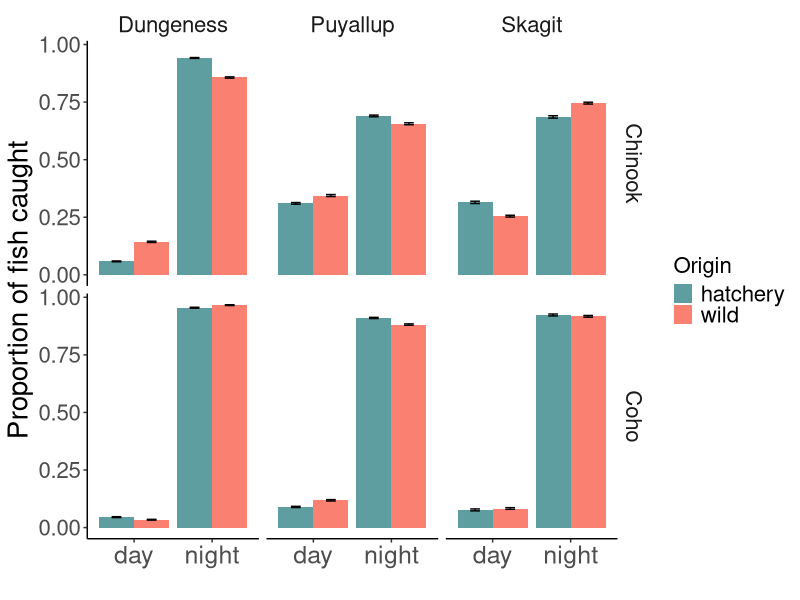
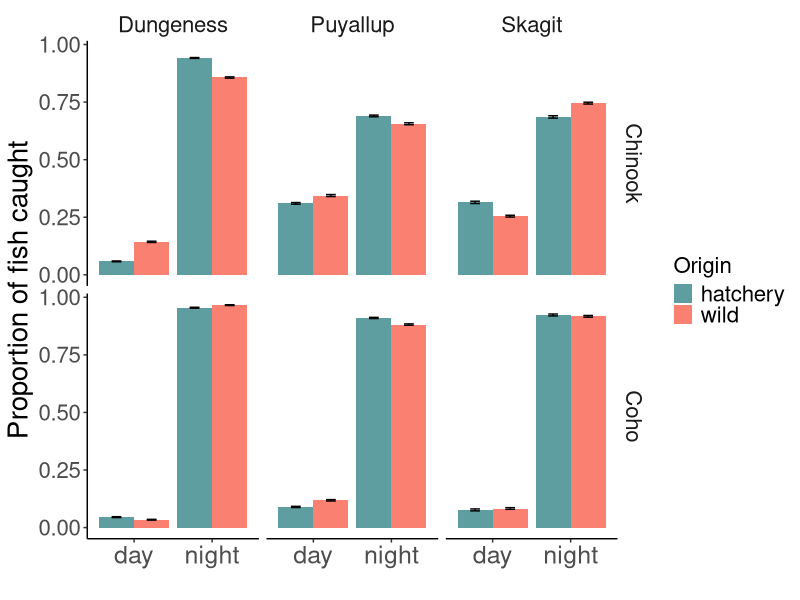

The R script that drew these images, in order: (Note: this script raises an error after producing the figures.)
#Goal - make new day_night figure with Puyallup coho data

library(ggplot2)
library(tidyverse)
library(here)

#load data
dungeness <- read.csv(here("data", "dungeness_subset_covariates_diff.csv"))

dungeness_day <- read.csv(here("data", "dungeness_unaggregated_day_w_covariates.csv"))

dungeness_night <- read.csv(here("data", "dungeness_unaggregated_night_w_covariates.csv"))

puyallup <- read.csv(here("puyallup","data", "puyallup_final.csv"))

skagit <- read.csv(here("skagit","data", "skagit_2010-2022_w_covariates.csv"))


#make column for river in all data and then rbind all data

dungeness$river <- "Dungeness"
dungeness_day$river <- "Dungeness"
dungeness_night$river <- "Dungeness"
puyallup$river <- "Puyallup"
skagit$river <- "Skagit"


dungeness_day$daytime_category <- "day"
dungeness_night$daytime_category <- "night"

dungeness_day_night <- rbind(dungeness_day, dungeness_night)

dungeness_subset <- dungeness_day_night %>% 
  select(c("Date","doy","year","river",
           "chinook0_wild_num","chinook0_hatchery_num",
           "coho1_wild_num","coho1_hatchery_num","daytime_category")) %>% 
  pivot_longer(cols = c(chinook0_wild_num,chinook0_hatchery_num,
                        coho1_wild_num,coho1_hatchery_num),
               names_to = c("species","origin"),
               names_pattern = "(.*)_(.*)_num",
               values_to = "num")

puyallup_subset <- puyallup %>% 
  select(c("Date","doy","year","river",
           "chinook0_wild_num_day","chinook0_hatchery_num_day",
           "chinook0_wild_num_night","chinook0_hatchery_num_night",
           "coho1_wild_num_day","coho1_hatchery_num_day",
           "coho1_wild_num_night","coho1_hatchery_num_night"
  ))%>% 
  pivot_longer(cols = c(chinook0_wild_num_day,chinook0_hatchery_num_day,
                        chinook0_wild_num_night,chinook0_hatchery_num_night,
                        coho1_wild_num_day,coho1_hatchery_num_day,
                        coho1_wild_num_night,coho1_hatchery_num_night
                        ),
               names_to = c("species","origin","daytime_category"),
               names_pattern = "(.*)_(.*)_num_(.*)",
               values_to = "num")




skagit_subset <- skagit %>%
  select(c("Date","doy","year","river",
           "chinook0_wild_num","chinook0_hatchery_num",
           "coho1_wild_num","coho1_hatchery_num",
           "trap", "daytime_category")) %>% 
  pivot_longer(cols = c(chinook0_wild_num,chinook0_hatchery_num,
                        coho1_wild_num,coho1_hatchery_num),
               names_to = c("species","origin"),
               names_pattern = "(.*)_(.*)_num",
               values_to = "num") %>%
  group_by(Date, doy, year, river, species, origin, daytime_category) %>% 
  summarize(num = sum(num)) %>%
  ungroup()


all_rivers <- rbind(dungeness_subset, puyallup_subset, skagit_subset)

#make a column for proportion of fish caught during the day and night

all_rivers <- all_rivers %>% 
  group_by(Date, doy, year, river, species, origin) %>% 
  mutate(total = sum(num)) %>%
  ungroup() %>%
  group_by(Date, doy, year, river, species, origin, daytime_category) %>% 
  mutate(proportion = num/total) %>%
  ungroup() %>%
  select(-total)

#take the average of the proportions by species, origin, daytime_category, 
#and river 
#then make plot

all_rivers_avg <- all_rivers %>% 
  group_by(river, species, origin, daytime_category) %>% 
  summarize(mean_proportion = mean(proportion, na.rm = TRUE), 
            n = n(), 
            se = sd(proportion, na.rm = T)/sqrt(n)) %>%
  ungroup() %>%
  mutate(daytime_category = factor(daytime_category, levels = c("day","night")))

#convert species to factor

all_rivers_avg$species <- factor(all_rivers_avg$species, levels = c("chinook0","coho1"))

#change chinook0 to Chinook and coho1 to Coho

all_rivers_avg$species <- fct_recode(all_rivers_avg$species, 
                                     "Chinook" = "chinook0",
                                     "Coho" = "coho1")

#plot
#change name of species to Chinook and Coho
ggplot(all_rivers_avg, aes(x = daytime_category, y = mean_proportion, fill = origin)) +
  geom_bar(stat = "identity", position = "dodge") +
  geom_errorbar(aes(ymin = mean_proportion - se, ymax = mean_proportion + se),
                position = position_dodge(width = 0.9), width = 0.25) +
  facet_grid(species~river) +
  theme_classic() +
  theme(axis.text.x = element_text(angle = 0)) +
  labs(x = "", y = "Proportion of fish caught", fill = "Origin") +
  scale_fill_manual(values = c("cadetblue","salmon")) +
  theme(legend.position = "right",
        strip.background = element_blank(),
        strip.text = element_text(size = 16),
        axis.title.x = element_text(size = 14),
        axis.title.y = element_text(size = 20),
        axis.text.y = element_text(size = 16),
        axis.text.x = element_text(size = 18),
        legend.title = element_text(size = 16),
        legend.text = element_text(size = 16),
        legend.key.size = unit(0.5, "cm"),
        legend.key.width = unit(0.5, "cm"),
        legend.key.height = unit(0.5, "cm"),
        legend.background = element_blank(),
  )

ggsave(here("output",
            "all_rivers_proportion_day_night_new.png"),
       width = 13, height = 8, units = "in", dpi = 300)


#make summary table

dungeness_chinook_summary <- all_rivers %>% 
  filter(doy >= 130 & doy <= 200 & year != 2015 & river == "Dungeness" & species == "chinook0") %>%
  group_by(river, species, origin) %>% 
  summarize(total = sum(num, na.rm = TRUE),
            max = max(num, na.rm = TRUE))

dungeness_coho_summary <- all_rivers %>% 
  filter(doy >= 120 & doy <= 160 & year != 2015 & river == "Dungeness" & species == "coho1") %>%
  group_by(river, species, origin) %>% 
  summarize(total = sum(num, na.rm = TRUE),
            max = max(num, na.rm = TRUE))

puyallup_chinook_summary <- all_rivers %>% 
  filter(doy >= 130 & doy <= 218 & river == "Puyallup" & species == "chinook0") %>%
  group_by(river, species, origin) %>% 
  summarize(total = sum(num, na.rm = TRUE),
            max = max(num, na.rm = TRUE))

skagit_chinook_summary <- all_rivers %>% 
  filter(doy >= 150 & doy <= 189 & river == "Skagit" & species == "chinook0") %>%
  group_by(river, species, origin) %>% 
  summarize(total = sum(num, na.rm = TRUE),
            max = max(num, na.rm = TRUE))


skagit_coho_summary <- all_rivers %>% 
  filter(doy >= 100 & doy <= 150 & river == "Skagit" & species == "coho1") %>%
  group_by(river, species, origin) %>% 
  summarize(total = sum(num, na.rm = TRUE),
            max = max(num, na.rm = TRUE))


puyallup_coho_summary <- all_rivers %>% 
  filter(doy >= 90 & doy <= 110 & river == "Puyallup" & species == "coho1") %>%
  group_by(river, species, origin) %>% 
  summarize(total = sum(num, na.rm = TRUE),
            max = max(num, na.rm = TRUE)) %>% 
  mutate(total = round(total, 0),
         max = round(max, 0))

table_summary <- rbind(dungeness_chinook_summary, dungeness_coho_summary,
                       puyallup_chinook_summary, puyallup_coho_summary,
                       skagit_chinook_summary, skagit_coho_summary)

#change chinook0 to Chinook and coho1 to Coho

table_summary$species <- factor(table_summary$species, levels = c("chinook0","coho1"))

#change chinook0 to Chinook and coho1 to Coho

table_summary$species <- fct_recode(table_summary$species, 
                                    "Chinook" = "chinook0",
                                    "Coho" = "coho1")
table_summary

#save table

write.csv(table_summary, here("output",
                              "summary_all_rivers_numbers_new.csv"), 
          row.names = FALSE)
